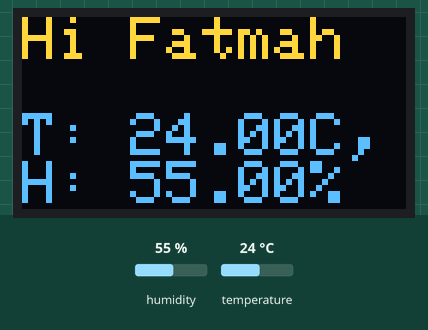
Recording of a sketch running on a simulated Arduino Uno, built with avr-gcc and run on an emulated ATmega328P. Shown: 128×64 one-colour display. The test bench sets the inputs (shaded band); at power-on: humidity 55 %, temperature 24 °C. The OLED is the two-colour kind (top 16 rows yellow); the display library's start-up logo is not drawn; what the sketch prints to the serial monitor is not drawn.

Above: at 3.2 s.
3.3 s: humidity set to 22 %
At 4.7 s:
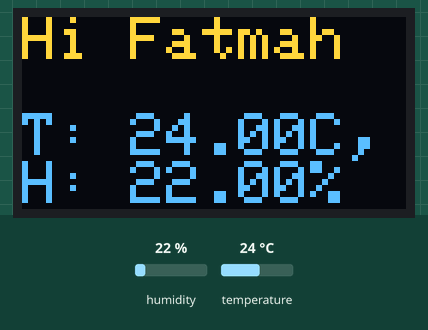
5.3 s: temperature set to 12 °C
At 6.0 s:
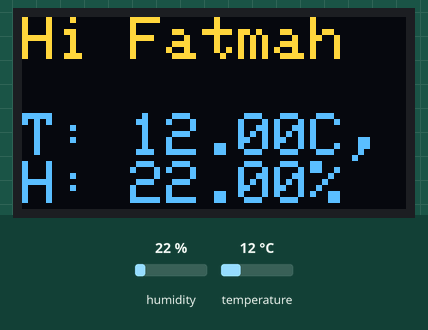
7.0 s: humidity set to 40 %
At 8.5 s:
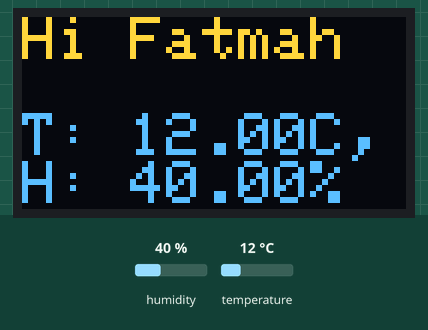
8.8 s: temperature set to 19 °C
At 9.7 s:
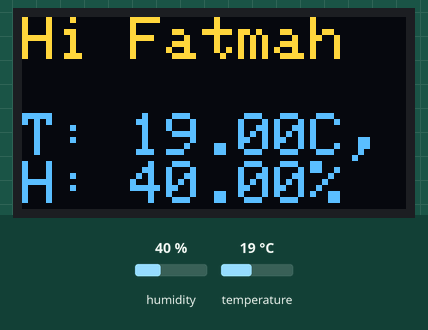
Timing chart, 0 to 11.5 s (numbered marks = the images above; inputs shaded):
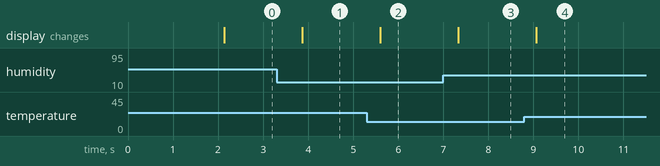

Measured:
- after the input at 3.3 s, the display: changes after 0.57 s (image 1)
- after the input at 5.3 s, the display: changes after 0.30 s (image 2)
- after the input at 7.0 s, the display: changes after 0.33 s (image 3)
- after the input at 8.8 s, the display: changes after 0.26 s (image 4)

The sketch:

p5.ino
```cpp
#include <SPI.h>
#include <Wire.h>
#include <Adafruit_GFX.h>
#include <Adafruit_SSD1306.h>
// to install liblary, look up SSD1306
#define SCREEN_WIDTH 128
#define SCREEN_HEIGHT 64

// The pins for I2C are defined by the Wire-library.
// On an arduino UNO:       A4(SDA), A5(SCL)
#define OLED_RESET 4
#define SCREEN_ADDRESS 0x3C
Adafruit_SSD1306 display(SCREEN_WIDTH, SCREEN_HEIGHT, &Wire, OLED_RESET);


#include <dht.h>
// to install liblary, look up dhtlib
#define DHT11_PIN 7  // Define which pin the DHT11 is connected to. You can change this as needed.


dht DHT;
// put your name here:
String g_Name = "Fatmah";

void setup() {
  Serial.begin(9600);
  displayInit();
}

void loop() {
  // Wait a few seconds between measurements.

  int chk = DHT.read11(DHT11_PIN);


  Serial.print(DHT.temperature);
  Serial.print(",");
  Serial.println(DHT.humidity);

  displayHT();
}


void displayHT() {
  int chk = DHT.read11(DHT11_PIN);
  display.setTextColor(SSD1306_WHITE);
  display.setTextSize(2);
  display.setCursor(0, 0);

  display.print("Hi ");
  display.println(g_Name);

  display.setCursor(0, 32);

  display.print("T: ");
  display.print(DHT.temperature);
  display.print("C,H: ");
  display.print(DHT.humidity);
  display.println("%");
  display.display();
  delay(500);

  display.clearDisplay();
}


void displayInit() {


  if (!display.begin(SSD1306_SWITCHCAPVCC, SCREEN_ADDRESS)) {
    Serial.println(F("SSD1306 allocation failed"));
    for (;;)
      ;  // Don't proceed, loop forever
  }
  display.display();  // the library initializes this with an Adafruit splash screen.
  delay(2000);        // Pause for 2 seconds

  display.clearDisplay();
  display.setTextColor(SSD1306_WHITE);
  display.setTextSize(2);
}
```
